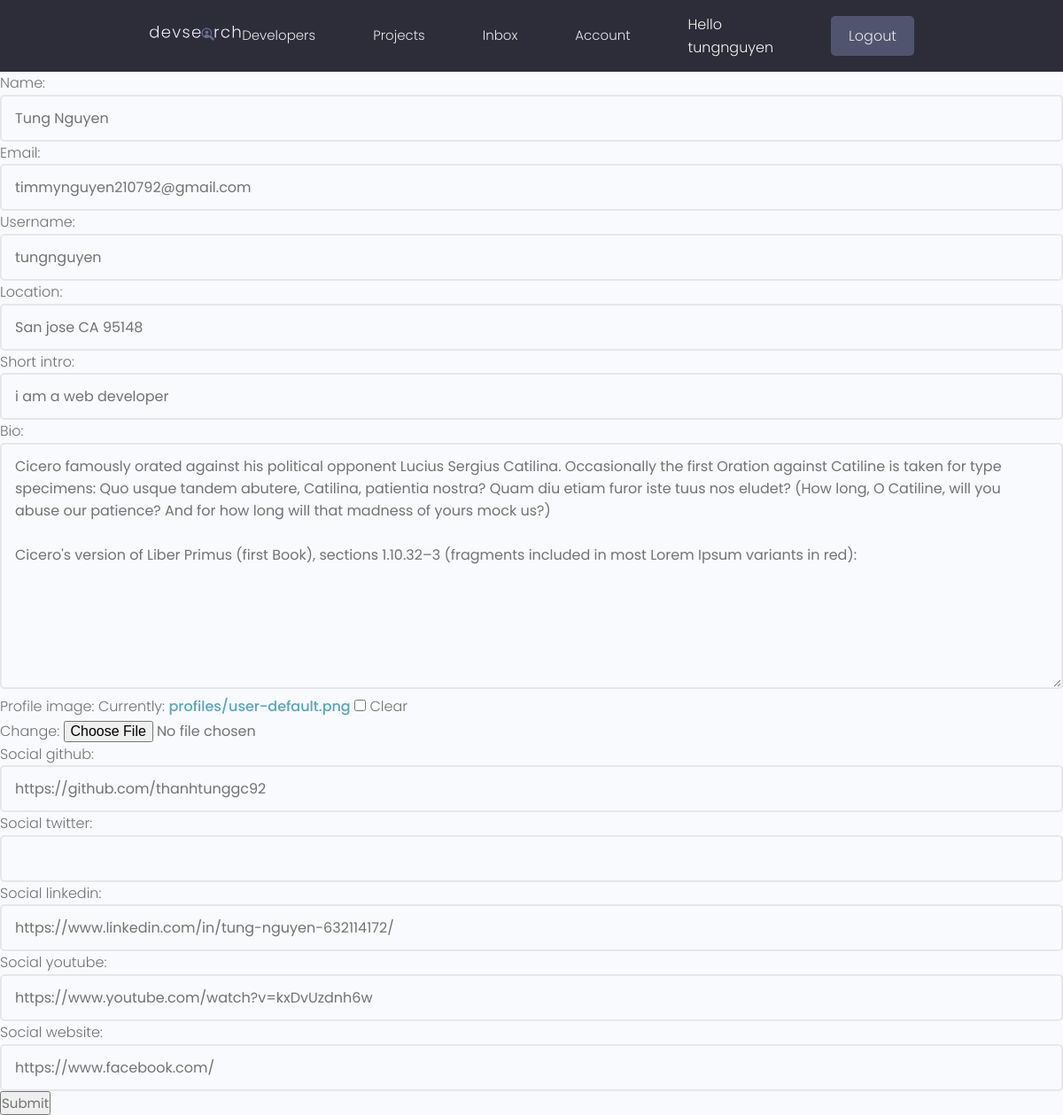
Screenshot of /profiles/user/edit (signed in) with the database file from the repository.
### users/models.py (models this page shows, shortened)
class Profile(models.Model):
    user = models.OneToOneField(User,on_delete=models.CASCADE , null=True, blank= True)
    name = models.CharField(max_length=255, blank=True, null=True)
    email = models.EmailField(max_length=500 , blank=True, null=True)
    username = models.CharField(max_length=255, blank=True, null=True)
    location = models.CharField(max_length=255, blank=True, null=True)
    short_intro = models.CharField(max_length=255, blank=True , null=True)
    bio = models.TextField(blank=True,null=True)
    profile_image = models.ImageField(null=True , blank=True, upload_to='profiles/', default='profiles/user-default.png')
    social_github = models.CharField(max_length=255, blank=True, null=True)
    social_twitter = models.CharField(max_length=255, blank=True, null=True)
    social_linkedin = models.CharField(max_length=255, blank=True, null=True)
    social_youtube = models.CharField(max_length=255, blank=True, null=True)
    social_website = models.CharField(max_length=255, blank=True, null=True)
    created = models.DateTimeField(auto_now_add=True)
    id = models.UUIDField(default=uuid.uuid4, unique=True, primary_key=True, editable=False)
    class Meta:
        ordering = ['created']

### users/views.py (the view)
# urls.py: path('user/edit',views.editUser,name="edit-user"),
@login_required(login_url='login')
def editUser(request):
    profile = request.user.profile
    form =ProfileForm(instance=profile)
    if request.method =='POST':
        form = ProfileForm(request.POST,request.FILES,instance=profile)
        if form.is_valid():
            form.save()
            return redirect('user')
    context={'form':form}
    return render(request,'users/user_form.html',context)

### users/forms.py
class ProfileForm(ModelForm):
    class Meta:
        model = Profile
        fields = ['name','email','username','location','short_intro','bio','profile_image','social_github','social_twitter',
                  'social_linkedin','social_youtube','social_website']
    def __init__(self, *args,**kwargs):
        super(ProfileForm,self).__init__(*args,**kwargs)  #style editform
        for k, field in self.fields.items():
            field.widget.attrs.update({'class':'input'})

### users/templates/users/user_form.html (shortened to what this page needs)
{% extends 'main.html'%}
{% block content %}
<form action="" method="POST" enctype="multipart/form-data">
    {{form.as_p}}
    <input type="submit" name="submit" id="">
</form>
{% endblock content %}

### templates/navbar.html (shortened to what this page needs)
{% load static %}
 <header class="header">
    <div class="container container--narrow">
      <a href="/" class="header__logo">
        <img src="{% static 'images/logo.svg' %}" alt="DevSearch Logo" />
      </a>
      <nav class="header__nav">
        <ul class="header__menu">
          <li class="header__menuItem"><a href="{% url 'profile' %}">Developers</a></li>
          <li class="header__menuItem"><a href="{% url 'projects' %}">Projects</a></li>
          {% if request.user.is_authenticated %}
          <li class="header__menuItem"><a href="{% url 'inbox'%}">Inbox</a></li>
          <li class="header__menuItem"><a href="{% url 'user'%}">Account</a></li>
          <li> <p style="color: whitesmoke;">Hello {{request.user.username}}</p></li>
          <li class="header__menuItem"><a href="{% url 'logout'%}" class="btn btn--sub">Logout</a></li>
          {% else %}
          <li class="header__menuItem"><a href="{% url 'login'%}" class="btn btn--sub">Login/Sign Up</a></li>
          {% endif %}
        </ul>
      </nav>
    </div>
  </header>

### static/css/app.css (style rules this page uses)
:root { --color-sub: #2d2d39; }
.btn--sub { background-color: var(--color-sub-light); }
img { width: 100%; }
.header { position: sticky; z-index: 111; background-color: var(--color-sub); padding: 1.5rem 0; }
.header > .container { display: flex; justify-content: space-between; align-items: center; }
.header__logo > img { height: 3.8rem; }
.header__nav > ul { display: inline-flex; align-items: center; list-style: none; gap: 6.5rem; }
.header__menuItem > a { color: var(--color-light); font-weight: 300; }

### static/uikit/styles/modules/_variables.css (style rules this page uses)
:root { --color-main: #5aa5b9; --color-main-light: #e6faff; --color-sub: #3f4156; --color-sub-light: #51546e; --color-sub-lighter: #ededfd; --color-text: #737373; --color-gray: #8b8b8b; --color-light: #e5e7eb; --color-light-gray: #767676; --color-bg: #f8fafd; --color-white: #fffefd; --color-white-light: #f3f3f3; --color-success: #359e64; --color-success-bg: #def8e8; --color-error: #fc4b0b; --color-error-bg: #fff2ee; --font-base: 'Poppins', arial, helvetica, 'Segoe UI', roboto, ubuntu, sans-serif; --font-monospace: 'Fira Code', 'Courier New', courier, monospace; --font-regular: 300; --font-medium: 500; --font-bold: 700; --generic-shadow: 1px 1px 5px #00000010; --generic-transition: all 0.3s ease-in-out; }

### static/uikit/styles/modules/_base.css (style rules this page uses)
* { margin: 0; padding: 0; box-sizing: border-box; text-rendering: optimizeLegibility; color: inherit; font-size: inherit; }
html { font-size: 50%; }
@media only screen and (min-width: 480px) { html { font-size: 56.25%; } }
@media only screen and (min-width: 1200px) { html { font-size: 62.5%; } }
body { line-height: 1.6; font-weight: 400; font-size: 1.5rem; color: var(--color-text); background-color: var(--color-bg); min-height: 100vh; }

### static/uikit/styles/modules/_typography.css (style rules this page uses)
* { font-family: var(--font-base); }
p, span, strong { font-size: 1.6rem; color: var(--color-text); font-weight: var(--font-regular); }
a { padding-bottom: 2px; text-decoration: none; display: inline-block; color: var(--color-main); font-weight: var(--font-medium); }

### static/uikit/styles/modules/_utilities.css (style rules this page uses)
.container { width: 92%; max-width: 165rem; margin: 0 auto; box-sizing: border-box; }
.container--narrow { width: 92%; max-width: 120rem; }
@media screen and (min-width: 1000px) { .container { width: 90%; } }
@media screen and (min-width: 1000px) { .container--narrow { width: 85%; } }
@media screen and (min-width: 1200px) { .container { width: 80%; } }
@media screen and (min-width: 1200px) { .container--narrow { width: 72%; } }

### static/uikit/styles/modules/_button.css (style rules this page uses)
.btn { display: inline-block; position: relative; cursor: pointer; background-color: var(--color-light); font-weight: var(--font-medium); color: var(--color-sub); text-decoration: none; padding: 1rem 2rem; border-radius: 0.5rem; border: none; width: -webkit-fit-content; width: -moz-fit-content; width: fit-content; height: -webkit-fit-content; height: -moz-fit-content; height: fit-content; font-size: 1.6rem; outline-width: 0; outline-color: transparent; -webkit-backface-visibility: hidden; backface-visibility: hidden; transition: all 0.3s ease-in-out; }
.btn--sub { background-color: var(--color-sub); color: var(--color-white); }

### static/uikit/styles/modules/_form.css (style rules this page uses)
input.input[type='text'], input.input[type='email'], input.input[type='password'], input.input[type='number'], textarea.input { min-width: 24rem; width: 100%; padding: 1.2rem 1.5rem; border-radius: 0.5rem; border: 2px solid var(--color-light); transition: all 0.3s ease-in-out; background-color: var(--color-bg); }

### rows the page displays
Profile: name "Tung Nguyen", email "timmynguyen210792@gmail.com", username "tungnguyen", location "San jose CA 95148", short_intro "i am a web developer", bio "Cicero famously orated against his political opponent Lucius Sergius Catilina. Occasionally the first Oration against Catiline is taken for type specimens: Quo usque tandem abutere, Catilina, patientia nostra? Quam diu etiam furor iste tuus nos eludet? (How long, O Catiline, will you abuse our patience? And for how long will that madness of yours mock us?) Cicero's version of Liber Primus (first Book), sections 1.10.32–3 (fragments included in most Lorem Ipsum variants in red):", social_github "https://github.com/thanhtunggc92", social_linkedin "https://www.linkedin.com/in/tung-nguyen-632114172/", social_youtube "https://www.youtube.com/watch?v=kxDvUzdnh6w", social_website "https://www.facebook.com/"

### other values shown
{{ request.user.username }} "tungnguyen"
